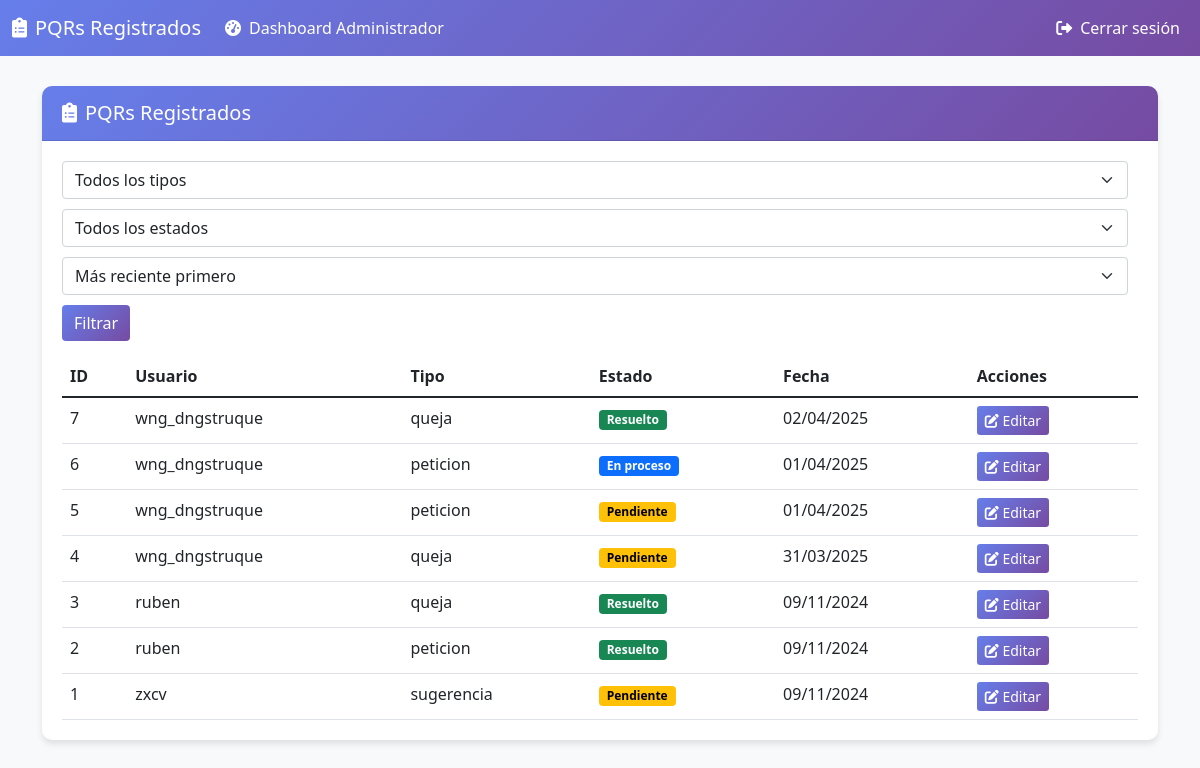
Page /admin_pqrs.php (signed in) on the committed database.
### tables this page shows
CREATE TABLE `pqrs` (
  `id` int(11) NOT NULL AUTO_INCREMENT,
  `id_usuario` int(11) DEFAULT NULL,
  `tipo` enum('peticion','queja','reclamo','sugerencia') DEFAULT NULL,
  `descripcion` text DEFAULT NULL,
  `estado` enum('pendiente','en_proceso','resuelto') DEFAULT NULL,
  `fecha_creacion` timestamp NOT NULL DEFAULT current_timestamp(),
  `respuesta` text DEFAULT NULL,
  PRIMARY KEY (`id`),
  KEY `id_usuario` (`id_usuario`),
  CONSTRAINT `pqrs_ibfk_1` FOREIGN KEY (`id_usuario`) REFERENCES `usuarios` (`id_usuario`)
);

CREATE TABLE `usuarios` (
  `id_usuario` int(11) NOT NULL AUTO_INCREMENT,
  `username` varchar(50) NOT NULL,
  `password` varchar(255) NOT NULL,
  `email` varchar(100) NOT NULL,
  `created_at` timestamp NOT NULL DEFAULT current_timestamp(),
  `nombre` varchar(100) DEFAULT NULL,
  `apellido` varchar(100) DEFAULT NULL,
  `telefono` varchar(20) DEFAULT NULL,
  `area` varchar(100) DEFAULT NULL,
  `rol` enum('usuario','administrador') DEFAULT 'usuario',
  `tamanio_texto` enum('pequeno','normal','grande') DEFAULT 'normal',
  `tema` enum('claro','oscuro') DEFAULT 'claro',
  `idioma` char(2) DEFAULT 'es',
  PRIMARY KEY (`id_usuario`),
  UNIQUE KEY `username` (`username`),
  UNIQUE KEY `email` (`email`)
);

### admin_pqrs.php (the view, shortened to what this page needs)
<?php
require_once "includes/config.php";
$orden_fecha = isset($_GET['orden_fecha']) ? $_GET['orden_fecha'] : 'desc';
$sql = "SELECT p.*, u.username FROM pqrs p JOIN usuarios u ON p.id_usuario = u.id_usuario WHERE 1=1";
$sql .= " ORDER BY p.fecha_creacion " . ($orden_fecha == 'asc' ? 'ASC' : 'DESC');
$result_pqrs = mysqli_query($link, $sql);
?>
<!DOCTYPE html>
<html lang="es">
<head>
    <link href="https://cdn.jsdelivr.net/npm/bootstrap@5.1.3/dist/css/bootstrap.min.css" rel="stylesheet">
    <link rel="stylesheet" href="https://cdnjs.cloudflare.com/ajax/libs/font-awesome/6.0.0-beta3/css/all.min.css">
</head>
<body>
    <nav class="navbar navbar-expand-lg navbar-dark">
        <div class="container-fluid">
            <a class="navbar-brand" href="#"><i class="fas fa-clipboard-list me-2"></i>PQRs Registrados</a>
            <div class="collapse navbar-collapse" id="navbarNav">
                <ul class="navbar-nav me-auto">
                    <li class="nav-item">
                        <a class="nav-link" href="admin_dashboard.php">
                            <i class="fas fa-tachometer-alt me-2"></i>Dashboard Administrador
                        </a>
                    </li>
                </ul>
                <ul class="navbar-nav">
                    <li class="nav-item">
                        <a class="nav-link" href="logout.php">
                            <i class="fas fa-sign-out-alt me-2"></i>Cerrar sesión
                        </a>
                    </li>
                </ul>
            </div>
        </div>
    </nav>
    <div class="container">
        <div class="card">
            <div class="card-header d-flex justify-content-between align-items-center">
                <h5 class="mb-0"><i class="fas fa-clipboard-list me-2"></i>PQRs Registrados</h5>
            </div>
            <div class="card-body">
                <form action="" method="GET" class="filter-form">
                    <select name="tipo_filtro" class="form-select">
                        <option value="">Todos los tipos</option>
                    </select>
                    <select name="estado_filtro" class="form-select">
                        <option value="">Todos los estados</option>
                    </select>
                    <select name="orden_fecha" class="form-select">
                        <option value="desc" <?php echo $orden_fecha == 'desc' ? 'selected' : ''; ?>>Más reciente primero
                        </option>
                    </select>
                    <button type="submit" class="btn btn-primary">Filtrar</button>
                </form>
                <div class="table-responsive">
                    <table class="table table-hover">
                        <thead>
                            <tr>
                                <th>ID</th>
                                <th>Usuario</th>
                                <th>Tipo</th>
                                <th>Estado</th>
                                <th>Fecha</th>
                                <th>Acciones</th>
                            </tr>
                        </thead>
                        <tbody>
                            <?php if (mysqli_num_rows($result_pqrs) > 0): ?>
                                <?php while ($row = mysqli_fetch_assoc($result_pqrs)): ?>
                                    <tr>
                                        <td><?php echo htmlspecialchars($row['id']); ?></td>
                                        <td><?php echo htmlspecialchars($row['username']); ?></td>
                                        <td><?php echo htmlspecialchars($row['tipo']); ?></td>
                                        <td>
                                            <?php
                                            $estado = isset($row['estado']) ? trim(strtolower($row['estado'])) : '';
                                            $badgeClass = 'bg-secondary';
                                            $estadoTexto = 'Desconocido';
                                            if ($estado == 'pendiente') {
                                                $badgeClass = 'bg-warning';
                                                $estadoTexto = 'Pendiente';
                                            } elseif ($estado == 'en_proceso' || $estado == 'en proceso' || $estado == 'enproceso') {
                                                $badgeClass = 'bg-info';
                                                $estadoTexto = 'En proceso';
                                            } elseif ($estado == 'resuelto') {
                                                $badgeClass = 'bg-success';
                                                $estadoTexto = 'Resuelto';
                                            } else {
                                                $estadoTexto = empty($estado) ? 'Pendiente' : ucfirst($estado);
                                                $badgeClass = 'bg-warning';
                                            }
                                            ?>
                                            <span class="badge <?php echo $badgeClass; ?>">
                                                <?php echo $estadoTexto; ?>
                                            </span>
                                        </td>
                                        <td><?php echo htmlspecialchars(date('d/m/Y', strtotime($row['fecha_creacion']))); ?>
                                        </td>
                                        <td>
                                            <a href="editar_pqr.php?id=<?php echo $row['id']; ?>"
                                                class="btn btn-primary btn-sm">
                                                <i class="fas fa-edit"></i> Editar
                                            </a>
                                        </td>
                                    </tr>
                                <?php endwhile; ?>
                            <?php else: ?>
                                <tr>
                                    <td colspan="6" class="text-center">No hay PQRs registrados</td>
                                </tr>
                            <?php endif; ?>
                        </tbody>
                    </table>
                </div>
            </div>
        </div>
    </div>
</body>
</html>

### admin_pqrs.php (style rules this page uses)
body { background-color: #f8f9fa; padding-bottom: 40px; }
.navbar { background: linear-gradient(135deg, #667eea 0%, #764ba2 100%); margin-bottom: 30px; }
.navbar-brand, .nav-link { color: white !important; }
.card { border: none; border-radius: 10px; box-shadow: 0 4px 6px rgba(0, 0, 0, 0.1); margin-bottom: 20px; }
.card-header { background: linear-gradient(135deg, #667eea 0%, #764ba2 100%); color: white; font-weight: bold; border-radius: 10px 10px 0 0 !important; padding: 15px 20px; }
.card-body { padding: 20px; }
.btn-primary { background: linear-gradient(135deg, #667eea 0%, #764ba2 100%); border: none; }
.table { margin-bottom: 0; }
.table th { border-top: none; }
.bg-warning { background-color: #ffc107 !important; color: #000 !important; }
.bg-info { background-color: #0d6efd !important; color: #fff !important; }
.bg-success { background-color: #198754 !important; color: #fff !important; }
.filter-form { display: flex; flex-wrap: wrap; gap: 10px; margin-bottom: 15px; }
.filter-form select, .filter-form button { margin-right: 10px; }

### rows in the picture
pqrs: id "7", id_usuario.username "wng_dngstruque", tipo "queja", estado "Resuelto", fecha_creacion "02/04/2025"
pqrs: id "6", id_usuario.username "wng_dngstruque", tipo "peticion", estado "En proceso", fecha_creacion "01/04/2025"
pqrs: id "5", id_usuario.username "wng_dngstruque", tipo "peticion", estadoTexto "Pendiente", fecha_creacion "01/04/2025"
pqrs: id "4", id_usuario.username "wng_dngstruque", tipo "queja", estado "Pendiente", fecha_creacion "31/03/2025"
pqrs: id "3", id_usuario.username "ruben", tipo "queja", estado "Resuelto", fecha_creacion "09/11/2024"
pqrs: id "2", id_usuario.username "ruben", tipo "peticion", estado "Resuelto", fecha_creacion "09/11/2024"
pqrs: id "1", id_usuario.username "zxcv", tipo "sugerencia", estado "Pendiente", fecha_creacion "09/11/2024"
